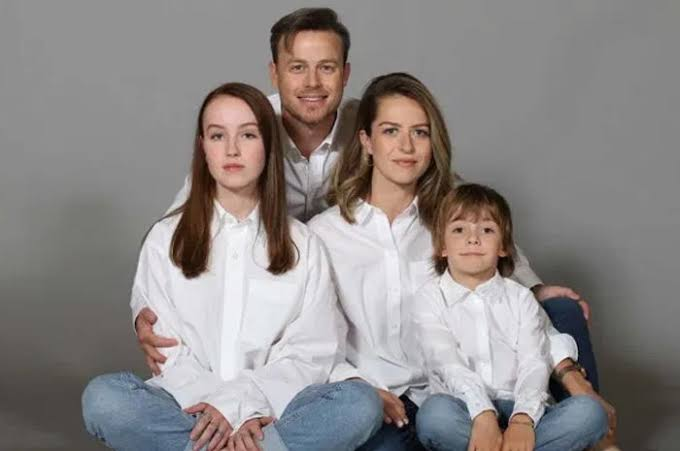
#> input picture Python codes/image/face-eye.jpeg, 680 x 451 px
$ python face_detector.py
#> lines starting #> are read from the running program, lines starting #| are printed output that depends on the picture; after the words box and inside, x2 and y2 are one past the last pixel; in counts of white or black regions, pixels touching at a corner belong together
import cv2 as cv

wajah = cv.CascadeClassifier('haarcascade_frontalface_default.xml')
mata = cv.CascadeClassifier('haarcascade_eye.xml')

img = cv.imread('face-eye.jpeg')
#> img is the input picture: shape (451, 680, 3); mean B, G, R 133.5, 134.7, 140
img_gray = cv.cvtColor(img, cv.COLOR_BGR2GRAY)
canny = cv.Canny(img_gray, 80, 90)
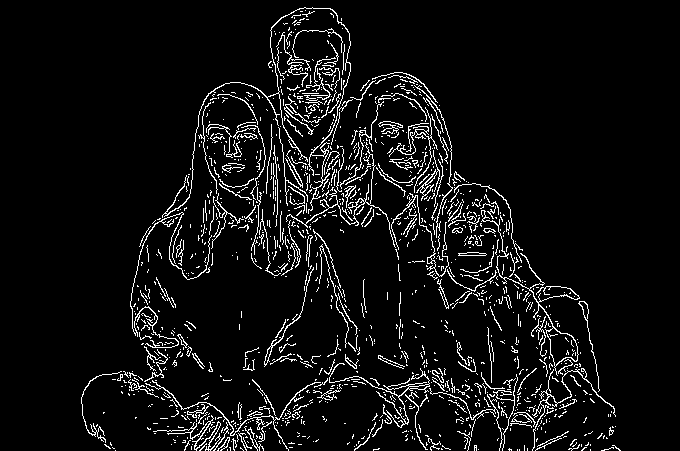
#> canny: shape (451, 680); 6.4% white in thin lines or dots, all inside (x1, y1, x2, y2) = (81, 7, 621, 451)
font = cv.FONT_HERSHEY_DUPLEX
jumlah = 0

deteksi_wajah = wajah.detectMultiScale(img, 1.3,5)
#> deteksi_wajah = [[275, 37, 76, 76], [366, 102, 76, 76], [195, 106, 76, 76], [439, 205, 68, 68]]

for (x,y,w,h) in deteksi_wajah:
	jumlah = jumlah + 1

	cv.putText(img, "Found!", (x,y-10), font, 0.8, (0, 0, 255),0, cv.LINE_AA)
	cv.rectangle(img,(x,y),(x+w,y+h),(255, 0, 0), 2)
	roi_gray = img_gray[y:y+h, x:x+w]
	roi_color = img[y:y+h, x:x+w]
	deteksi_mata= mata.detectMultiScale(roi_gray)

	for (ex, ey, ew, eh) in deteksi_mata:
		cv.rectangle(roi_color,(ex,ey),(ex+ew,ey+eh), (0,255,0),2)
#> this loop made 4 passes
#> (x, y, w, h, deteksi_mata) on passes 1 to 4: (275, 37, 76, 76, [[11, 19, 23, 23]]), (366, 102, 76, 76, [[12, 18, 22, 22], [42, 20, 22, 22], [33, 50, 20, 20]]), (195, 106, 76, 76, [[10, 18, 23, 23], [42, 18, 22, 22], [24, 48, 24, 24]]), (439, 205, 68, 68, [[8, 14, 23, 23], [36, 14, 21, 21]])
#> pass 1, `roi_color = img[y:y+h, x:x+w]`:
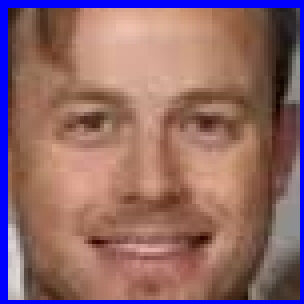
#> roi_color: shape (76, 76, 3) (shown 4 times larger); mean B, G, R 106.8, 104.2, 142.6
#> pass 2, `roi_color = img[y:y+h, x:x+w]`:
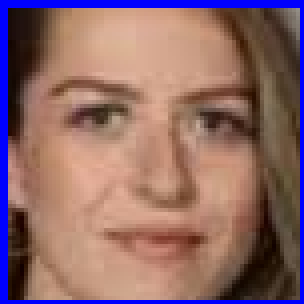
#> roi_color: shape (76, 76, 3) (shown 4 times larger); mean B, G, R 105.6, 104.7, 140.8
#> after the loop:
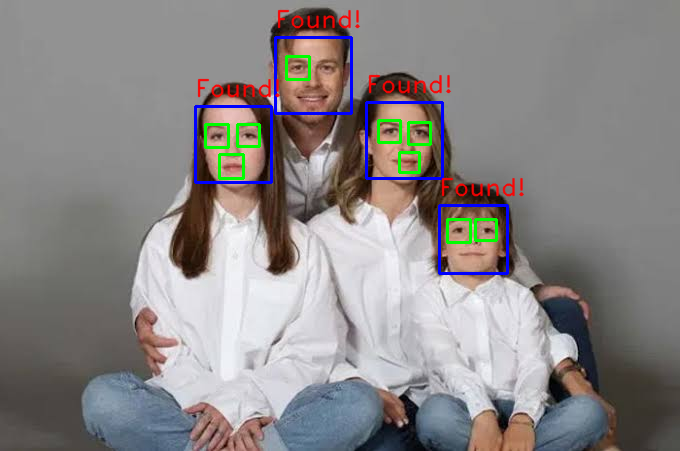
#> img: shape (451, 680, 3); 2.79% of pixels changed, all inside (x1, y1, x2, y2) = (194, 9, 525, 275)
#> after the loop:
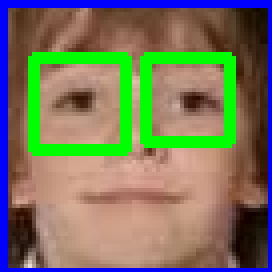
#> roi_color: shape (68, 68, 3) (shown 4 times larger); mean B, G, R 95.3, 117.6, 119.9
#> after the loop:
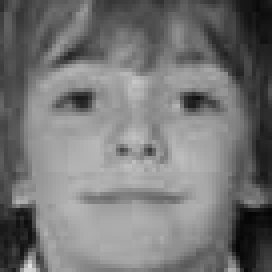
#> roi_gray: shape (68, 68) (shown 4 times larger); min 5, max 224, mean 117.7
#> after the loop, jumlah = 4

cv.putText(img, 'jumlah wajah ada '+ str(jumlah), (0,400),font,0.8,(0,100,255),2,cv.LINE_AA)
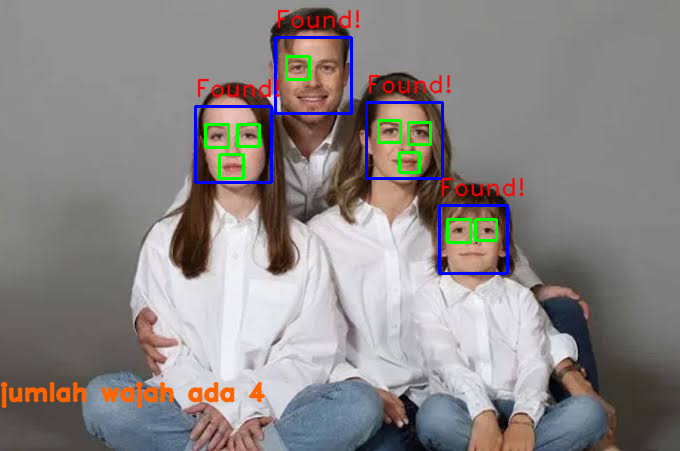
#> img: shape (451, 680, 3); 1.04% of pixels changed, all inside (x1, y1, x2, y2) = (0, 381, 266, 409)
cv.imshow('img', img)
cv.waitKey(0)
